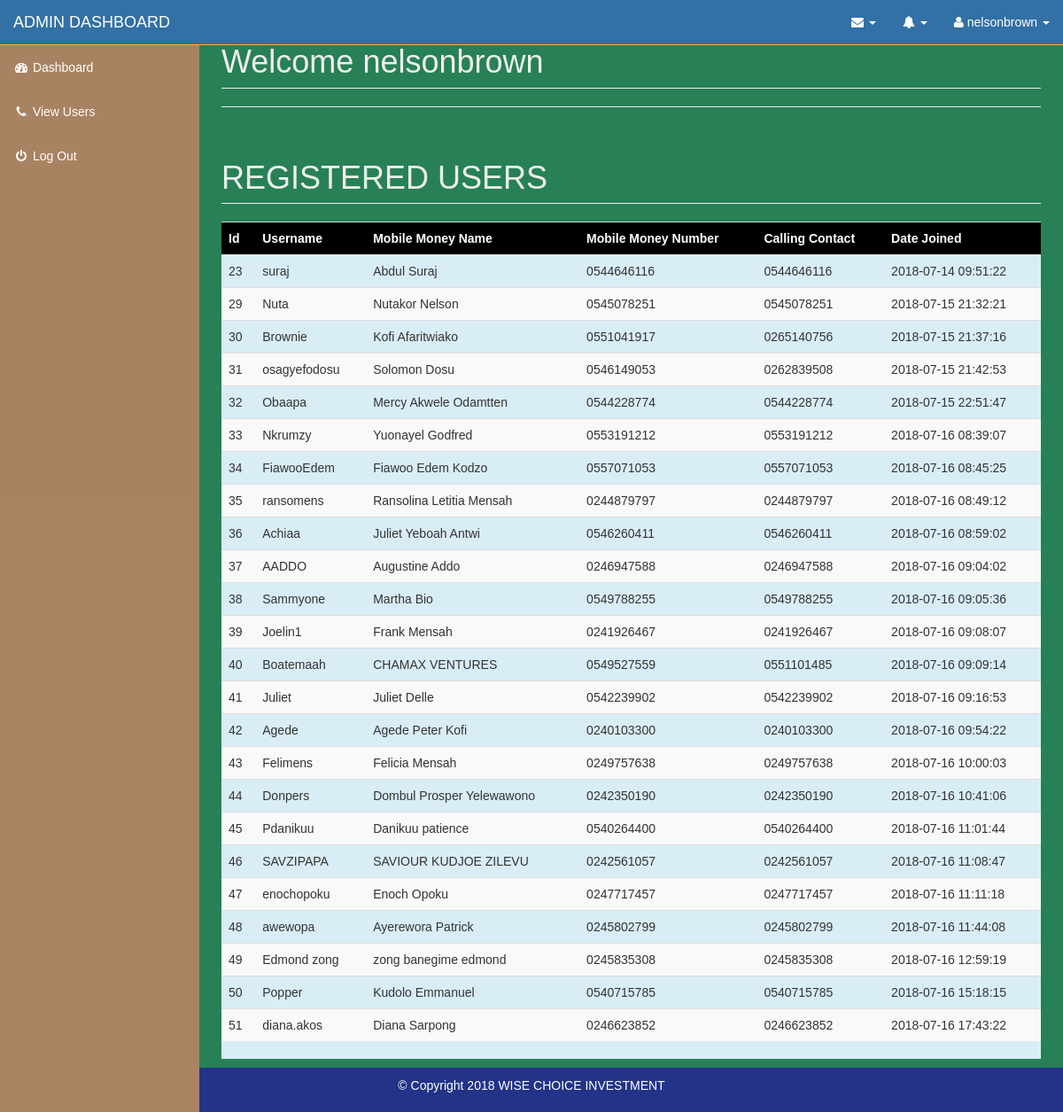
The app's page /users.php (signed in) with its own data.
### tables this page shows
CREATE TABLE `tp_users` (
  `tp_user_id` int(11) NOT NULL,
  `tp_user_unique_id` varchar(100) NOT NULL,
  `tp_username` varchar(100) NOT NULL,
  `tp_user_email` varchar(100) NOT NULL,
  `tp_user_password` varchar(150) NOT NULL,
  `tp_user_momo_name` varchar(100) NOT NULL,
  `tp_user_momo_number` varchar(10) NOT NULL,
  `tp_user_contact_number` varchar(10) NOT NULL,
  `tp_date_joined` timestamp NOT NULL DEFAULT CURRENT_TIMESTAMP,
  `tp_activated` int(1) NOT NULL DEFAULT '0',
  `tp_secret_word` varchar(30) NOT NULL,
  `tp_payment_method` int(10) NOT NULL DEFAULT '1',
  `tp_referral_id` varchar(30) NOT NULL
);

### users.php (the view, shortened to what this page needs)
<?php
require_once "includes/dbconfig.php";
?>
    <!DOCTYPE html>
    <html lang="en">
    <head>
        <link href="css/bootstrap.min.css" rel="stylesheet">
        <link href="css/sb-admin.css" rel="stylesheet">
        <link href="css/mystyle.css" rel="stylesheet">
        <link href="font-awesome/css/font-awesome.min.css" rel="stylesheet" type="text/css">
    </head>
    <body>
        <div id="wrapper">
            <nav class="navbar navbar-inverse navbar-fixed-top" role="navigation">
                <div class="navbar-header">
                    <a class="navbar-brand" href="index.html">ADMIN DASHBOARD</a>
                </div>
                <ul class="nav navbar-right top-nav">
                    <li class="dropdown">
                        <a href="#" class="dropdown-toggle" data-toggle="dropdown"><i class="fa fa-envelope"></i> <b class="caret"></b></a>
                    </li>
                    <li class="dropdown">
                        <a href="#" class="dropdown-toggle" data-toggle="dropdown"><i class="fa fa-bell"></i> <b class="caret"></b></a>
                    </li>
                    <li class="dropdown">
                        <a href="#" class="dropdown-toggle" data-toggle="dropdown"><i class="fa fa-user"></i> <?php  echo $_SESSION['admin_username']  ?> <b class="caret"></b></a>
                    </li>
                </ul>
                <div class="collapse navbar-collapse navbar-ex1-collapse">
                    <ul id="suraj-left-nav" class="nav navbar-nav side-nav">
                        <li>
                            <a href="admin_dashboard.php"><i class="fa fa-fw fa-dashboard"></i> Dashboard</a>
                        </li>
                        <li>
                            <a href="users.php"><i class="fa fa-fw fa-phone"></i> View Users</a>
                        </li>
                        <li>
                            <a href="admin_logout.php"><i class="fa fa-fw fa-power-off"></i> Log Out</a>
                        </li>
                    </ul>
                </div>
            </nav>
            <div id="page-wrapper">
                <div class="container-fluid">
                    <div class="row">
                        <div class="col-lg-12">
                            <h1 class="page-header">
                                <marquee> Welcome
                                    <?php  echo $_SESSION['admin_username']  ?> </marquee>
                            </h1>
                                <hr/>
                        <div class="row">
                            <div class="col-lg-12">
                                <h1 class="page-header">
                                   REGISTERED USERS
                                </h1>
                                <div class="table-responsive">
<table class="table table-striped table-advance table-hover">
                                            <tbody>
                                                <tr class="table-head">
                                                    <th><i class="icon_profile"></i> Id</th>
                                                    <th><i class="icon_profile"></i> Username</th>
                                                    <th><i class="icon_profile"></i> Mobile Money Name</th>
                                                    <th><i class="icon_mail_alt"></i>Mobile Money Number</th>
                                                    <th><i class="icon_mobile"></i> Calling Contact</th>
                                                    <th><i class="icon_mobile"></i> Date Joined</th>
                                                </tr>
                        <?php
                                       $registered_users_query1 = mysqli_query($con,'SELECT * FROM tp_users  ');
                                          while ($row=mysqli_fetch_assoc( $registered_users_query1 )){
                                            $user_id = $row['tp_user_id'];
                                            $user_name = $row['tp_username'];
                                            $user_momo_name = $row['tp_user_momo_name'];
                                            $user_momo_number = $row['tp_user_momo_number'];
                                            $user_contact = $row['tp_user_contact_number'];
                                            $user_joined_date = $row['tp_date_joined'];
                    ?>
                                                <tr>
                                                    <td><?php echo  $user_id?></td>
                                                    <td><?php echo $user_name ?></td>
                                                    <td> <?php echo $user_momo_name ?></td>
                                                    <td><?php echo $user_momo_number ?></td>
                                                    <td><?php echo $user_contact  ?></td>
                                                    <td><?php echo $user_joined_date ?></td>
                                                </tr>
                               <?php   } ?>
                                            </tbody>
                                        </table>
                                </div>
                            </div>
                        </div>
                    </div>
                </div>
                        </div>
                    </div>
                </div>
            <div class="footer">
                <p>&copy; Copyright 2018 WISE CHOICE INVESTMENT</p>
            </div>
    </body>
    </html>

### css/sb-admin.css (style rules this page uses)
body { margin-top: 100px; ackground-color: #222; background-color: #238; }
@media (min-width:768px) { body { margin-top: 50px; } }
#wrapper { padding-left: 0; }
#page-wrapper { width: 100%; padding: 0; background-color: #2fc72b87; }
@media (min-width:768px) { #wrapper { padding-left: 225px; } }
@media (min-width:768px) { #page-wrapper { padding: 10px; } }
.top-nav { padding: 0 15px; }
.top-nav>li { display: inline-block; float: left; }
.top-nav>li>a { padding-top: 15px; padding-bottom: 15px; line-height: 20px; color: #fff; }
@media (min-width:768px) { .side-nav { position: fixed; top: 51px; left: 225px; width: 225px; margin-left: -225px; border: none; border-radius: 0; overflow-y: auto; ackground-color: #222; background-color: #234; bottom: 0; overflow-x: hidden; padding-bottom: 40px; } }
@media (min-width:768px) { .side-nav>li>a { width: 225px; olor: #fff !important; } }
th { background-color: #000; color:#fff; }
.page-header { color: #eee; }
.footer { height: 50px; }
.footer p { color:#fff; text-align: center; padding: 10px; }
nav { background: red; color:#fff; }

### css/mystyle.css (style rules this page uses)
body { margin: 0; padding: 0; height: 100%; font-family: Arial, Helvetica, sans-serif; -webkit-background-size: cover; -moz-background-size: cover; -o-background-size: cover; }
.side-nav { background-color: #f0ad4ea8; color: #f5f5f5; }
.nav li a { color:#fff; }
.side-nav li a { color:#fff; }

### records on screen
tp_users: tp_user_id "23", tp_username "suraj", tp_user_momo_name "Abdul Suraj", tp_user_momo_number "0544646116", tp_user_contact_number "0544646116", tp_date_joined "2018-07-14 09:51:22"
tp_users: tp_user_id "29", tp_username "Nuta", tp_user_momo_name "Nutakor Nelson", tp_user_momo_number "0545078251", tp_user_contact_number "0545078251", tp_date_joined "2018-07-15 21:32:21"
tp_users: tp_user_id "30", tp_username "Brownie", tp_user_momo_name "Kofi Afaritwiako", tp_user_momo_number "0551041917", tp_user_contact_number "0265140756", tp_date_joined "2018-07-15 21:37:16"
tp_users: tp_user_id "31", tp_username "osagyefodosu", tp_user_momo_name "Solomon Dosu", tp_user_momo_number "0546149053", tp_user_contact_number "0262839508", tp_date_joined "2018-07-15 21:42:53"
tp_users: tp_user_id "32", tp_username "Obaapa", tp_user_momo_name "Mercy Akwele Odamtten", tp_user_momo_number "0544228774", tp_user_contact_number "0544228774", tp_date_joined "2018-07-15 22:51:47"
tp_users: tp_user_id "33", tp_username "Nkrumzy", tp_user_momo_name "Yuonayel Godfred", tp_user_momo_number "0553191212", tp_user_contact_number "0553191212", tp_date_joined "2018-07-16 08:39:07"
tp_users: tp_user_id "34", tp_username "FiawooEdem", tp_user_momo_name "Fiawoo Edem Kodzo", tp_user_momo_number "0557071053", tp_user_contact_number "0557071053", tp_date_joined "2018-07-16 08:45:25"
tp_users: tp_user_id "35", tp_username "ransomens", tp_user_momo_name "Ransolina Letitia Mensah", tp_user_momo_number "0244879797", tp_user_contact_number "0244879797", tp_date_joined "2018-07-16 08:49:12"
tp_users: tp_user_id "36", tp_username "Achiaa", tp_user_momo_name "Juliet Yeboah Antwi", tp_user_momo_number "0546260411", tp_user_contact_number "0546260411", tp_date_joined "2018-07-16 08:59:02"
tp_users: tp_user_id "37", tp_username "AADDO", tp_user_momo_name "Augustine Addo", tp_user_momo_number "0246947588", tp_user_contact_number "0246947588", tp_date_joined "2018-07-16 09:04:02"
tp_users: tp_user_id "38", tp_username "Sammyone", tp_user_momo_name "Martha Bio", tp_user_momo_number "0549788255", tp_user_contact_number "0549788255", tp_date_joined "2018-07-16 09:05:36"
tp_users: tp_user_id "39", tp_username "Joelin1", tp_user_momo_name "Frank Mensah", tp_user_momo_number "0241926467", tp_user_contact_number "0241926467", tp_date_joined "2018-07-16 09:08:07"
tp_users: tp_user_id "40", tp_username "Boatemaah", tp_user_momo_name "CHAMAX VENTURES", tp_user_momo_number "0549527559", tp_user_contact_number "0551101485", tp_date_joined "2018-07-16 09:09:14"
tp_users: tp_user_id "41", tp_username "Juliet", tp_user_momo_name "Juliet Delle", tp_user_momo_number "0542239902", tp_user_contact_number "0542239902", tp_date_joined "2018-07-16 09:16:53"
tp_users: tp_user_id "42", tp_username "Agede", tp_user_momo_name "Agede Peter Kofi", tp_user_momo_number "0240103300", tp_user_contact_number "0240103300", tp_date_joined "2018-07-16 09:54:22"
tp_users: tp_user_id "43", tp_username "Felimens", tp_user_momo_name "Felicia Mensah", tp_user_momo_number "0249757638", tp_user_contact_number "0249757638", tp_date_joined "2018-07-16 10:00:03"
tp_users: tp_user_id "44", tp_username "Donpers", tp_user_momo_name "Dombul Prosper Yelewawono", tp_user_momo_number "0242350190", tp_user_contact_number "0242350190", tp_date_joined "2018-07-16 10:41:06"
tp_users: tp_user_id "45", tp_username "Pdanikuu", tp_user_momo_name "Danikuu patience", tp_user_momo_number "0540264400", tp_user_contact_number "0540264400", tp_date_joined "2018-07-16 11:01:44"
tp_users: tp_user_id "46", tp_username "SAVZIPAPA", tp_user_momo_name "SAVIOUR KUDJOE ZILEVU", tp_user_momo_number "0242561057", tp_user_contact_number "0242561057", tp_date_joined "2018-07-16 11:08:47"
tp_users: tp_user_id "47", tp_username "enochopoku", tp_user_momo_name "Enoch Opoku", tp_user_momo_number "0247717457", tp_user_contact_number "0247717457", tp_date_joined "2018-07-16 11:11:18"
tp_users: tp_user_id "48", tp_username "awewopa", tp_user_momo_name "Ayerewora Patrick", tp_user_momo_number "0245802799", tp_user_contact_number "0245802799", tp_date_joined "2018-07-16 11:44:08"
tp_users: tp_user_id "49", tp_username "Edmond zong", tp_user_momo_name "zong banegime edmond", tp_user_momo_number "0245835308", tp_user_contact_number "0245835308", tp_date_joined "2018-07-16 12:59:19"
tp_users: tp_user_id "50", tp_username "Popper", tp_user_momo_name "Kudolo Emmanuel", tp_user_momo_number "0540715785", tp_user_contact_number "0540715785", tp_date_joined "2018-07-16 15:18:15"
tp_users: tp_user_id "51", tp_username "diana.akos", tp_user_momo_name "Diana Sarpong", tp_user_momo_number "0246623852", tp_user_contact_number "0246623852", tp_date_joined "2018-07-16 17:43:22"

### other values on screen
$_SESSION['admin_username'] "nelsonbrown"
